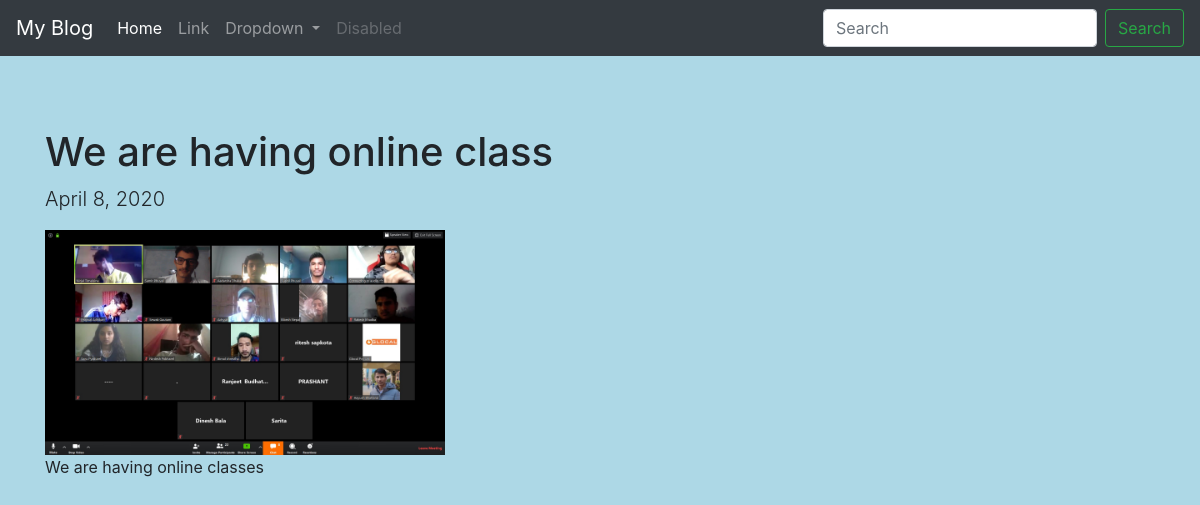
The page /detail/3/ on the database as committed earlier.
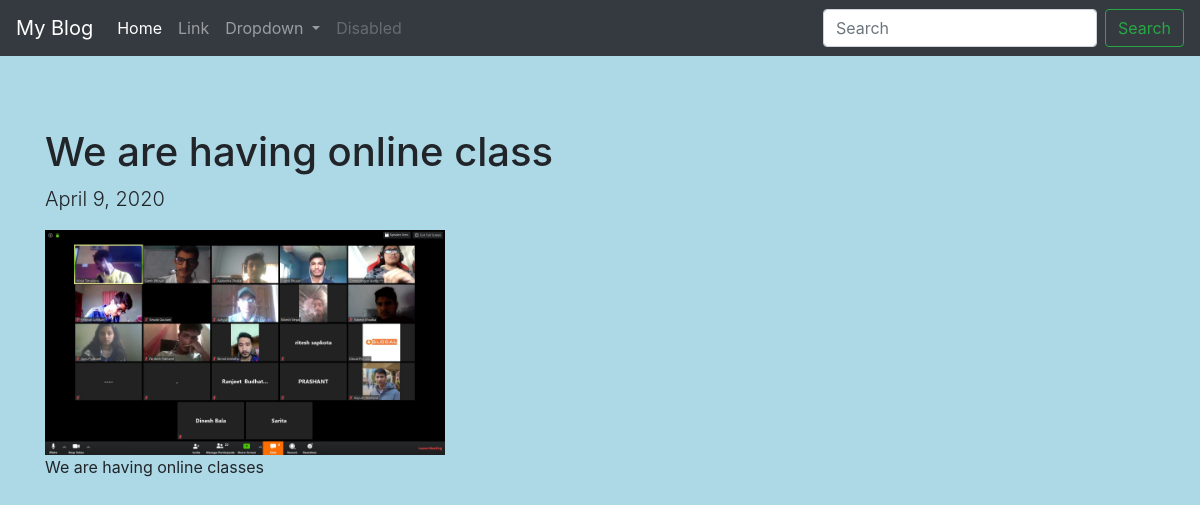
The same page on the database as committed later.
### posts/models.py (models this page shows, shortened)
class Post(models.Model):
    title = models.CharField(max_length=120)
    image = models.ImageField(upload_to="posts/")
    content = models.TextField()
    date_added = models.DateField()
    class Meta:
        ordering = ['-id']

### posts/views.py (the view)
# urls.py: path('detail/<int:pk>/', views.detail, name="detail"),
def detail(request, pk):
    post = get_object_or_404(Post, pk=pk)
    context = {
        'post': post,
    }
    return render(request, 'detail.html', context)

### templates/detail.html (shortened to what this page needs)
{% extends 'base.html' %}
{% block content %}
<br>
<br>
<br>
<div class="container">
    <h1>{{post.title}}</h1>
    <p class="lead">{{post.date_added}}</p>
    <img src="{{post.image.url}}" width="400" alt="{{post.title}}">
    <div>
        {{post.content|safe}}
    </div>
</div>
{% endblock content %}

### templates/base.html (shortened to what this page needs)
{% load static %}
<!doctype html>
<html lang="en">
<head>
    <link rel="stylesheet" href="https://stackpath.bootstrapcdn.com/bootstrap/4.4.1/css/bootstrap.min.css"
>
    <link rel="stylesheet" href="{% static 'main.css' %}">
</head>
<body>
    <nav class="navbar navbar-expand-lg navbar-dark bg-dark">
        <a class="navbar-brand" href="{% url 'home' %}">My Blog</a>
        <div class="collapse navbar-collapse" id="navbarSupportedContent">
            <ul class="navbar-nav mr-auto">
                <li class="nav-item active">
                    <a class="nav-link" href="#">Home <span class="sr-only">(current)</span></a>
                </li>
                <li class="nav-item">
                    <a class="nav-link" href="#">Link</a>
                </li>
                <li class="nav-item dropdown">
                    <a class="nav-link dropdown-toggle" href="#" id="navbarDropdown" role="button"
                        data-toggle="dropdown" aria-haspopup="true" aria-expanded="false">
                        Dropdown
                    </a>
                </li>
                <li class="nav-item">
                    <a class="nav-link disabled" href="#">Disabled</a>
                </li>
            </ul>
            <form class="form-inline my-2 my-lg-0">
                <input class="form-control mr-sm-2" type="search" placeholder="Search" aria-label="Search">
                <button class="btn btn-outline-success my-2 my-sm-0" type="submit">Search</button>
            </form>
        </div>
    </nav>
    {% block content %}
    {% endblock content %}
</body>
</html>

### static/main.css (style rules this page uses)
body { background: lightblue; }

Rows that differ between the two databases and show on the page:
changed Post "We are having online class": date_added "April 8, 2020" → "April 9, 2020"
